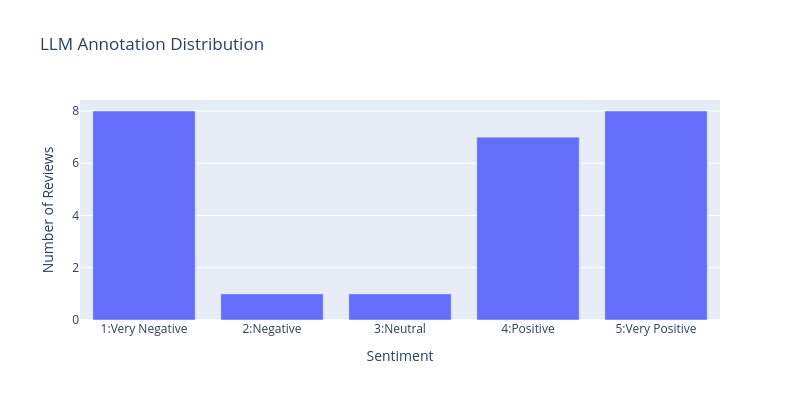

The cell this chart's notebook holds for it:
### Markdown cell above
#### B) LLM-Based Annotations (5 points)

##### B1) Overall distribution of categories

Create a suitable visualization that shows the distribution of categories according to your chosen scale for the LLM-based annotations below.

### Code cell
import plotly.express as px

df_llm = pd.read_csv('imdb_llm.csv')
grouped = df_llm.groupby('annotation').size().reset_index(name='frequency')

fig = px.bar(grouped, x='annotation', y='frequency',
            title='LLM Annotation Distribution',
            category_orders={'annotation': [1, 2, 3, 4, 5]},
            labels={'annotation': 'Sentiment', 'frequency': 'Number of Reviews'},
            width=800, height=400)

fig.update_xaxes(
    tickmode='array',
    tickvals=[1, 2, 3, 4, 5],
    ticktext=['1:Very Negative', '2:Negative', '3:Neutral', '4:Positive', '5:Very Positive']
)

### Figure 1 — Plotly figure (JSON) as saved in the notebook; plotly's stock layout.template omitted (floating-point values rounded to 4 significant figures)
{"data": [{"hovertemplate": "Sentiment=%{x}<br>Number of Reviews=%{y}<extra></extra>", "legendgroup": "", "marker": {"color": "#636efa", "pattern": {"shape": ""}}, "name": "", "orientation": "v", "showlegend": false, "textposition": "auto", "type": "bar", "x": [1.0, 2.0, 3.0, 4.0, 5.0], "xaxis": "x", "y": [8, 1, 1, 7, 8], "yaxis": "y"}], "layout": {"barmode": "relative", "height": 400, "legend": {"tracegroupgap": 0}, "title": {"text": "LLM Annotation Distribution"}, "width": 800, "xaxis": {"anchor": "y", "categoryarray": [1, 2, 3, 4, 5], "categoryorder": "array", "domain": [0, 1], "tickmode": "array", "ticktext": ["1:Very Negative", "2:Negative", "3:Neutral", "4:Positive", "5:Very Positive"], "tickvals": [1, 2, 3, 4, 5], "title": {"text": "Sentiment"}}, "yaxis": {"anchor": "x", "domain": [0, 1], "title": {"text": "Number of Reviews"}}}}
